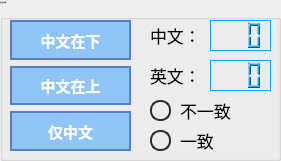
   <widget class="QGroupBox" name="groupBox_3">
    <property name="geometry">
     <rect>
      <x>20</x>
      <y>270</y>
      <width>281</width>
      <height>161</height>
     </rect>
    </property>
    <property name="font">
     <font>
      <family>微软雅黑</family>
      <pointsize>-1</pointsize>
     </font>
    </property>
    <property name="title">
     <string>外挂英文字幕</string>
    </property>
    <widget class="QLabel" name="label_17">
     <property name="geometry">
      <rect>
       <x>150</x>
       <y>20</y>
       <width>61</width>
       <height>31</height>
      </rect>
     </property>
     <property name="font">
      <font>
       <family>微软雅黑</family>
       <pointsize>13</pointsize>
      </font>
     </property>
     <property name="text">
      <string>中文：</string>
     </property>
    </widget>
    <widget class="QLCDNumber" name="cnlinesled">
     <property name="geometry">
      <rect>
       <x>210</x>
       <y>20</y>
       <width>61</width>
       <height>31</height>
      </rect>
     </property>
     <property name="palette">
      <palette>
       <active>
        <colorrole role="WindowText">
         <brush brushstyle="SolidPattern">
          <color alpha="255">
           <red>0</red>
           <green>170</green>
           <blue>255</blue>
          </color>
         </brush>
        </colorrole>
        <colorrole role="Button">
         <brush brushstyle="SolidPattern">
          <color alpha="255">
           <red>179</red>
           <green>216</green>
           <blue>247</blue>
          </color>
         </brush>
        </colorrole>
        <colorrole role="Light">
         <brush brushstyle="SolidPattern">
          <color alpha="255">
           <red>127</red>
           <green>213</green>
           <blue>255</blue>
          </color>
         </brush>
        </colorrole>
        <colorrole role="Midlight">
         <brush brushstyle="SolidPattern">
          <color alpha="255">
           <red>63</red>
           <green>191</green>
           <blue>255</blue>
          </color>
         </brush>
        </colorrole>
        <colorrole role="Dark">
         <brush brushstyle="SolidPattern">
          <color alpha="255">
           <red>0</red>
           <green>85</green>
           <blue>127</blue>
          </color>
         </brush>
        </colorrole>
        <colorrole role="Mid">
         <brush brushstyle="SolidPattern">
          <color alpha="255">
           <red>0</red>
           <green>113</green>
           <blue>170</blue>
          </color>
         </brush>
        </colorrole>
        <colorrole role="Text">
         <brush brushstyle="SolidPattern">
          <color alpha="255">
           <red>0</red>
           <green>0</green>
           <blue>0</blue>
          </color>
         </brush>
        </colorrole>
        <colorrole role="BrightText">
         <brush brushstyle="SolidPattern">
          <color alpha="255">
           <red>255</red>
           <green>255</green>
           <blue>255</blue>
          </color>
         </brush>
        </colorrole>
        <colorrole role="ButtonText">
         <brush brushstyle="SolidPattern">
          <color alpha="255">
           <red>0</red>
           <green>0</green>
           <blue>0</blue>
          </color>
         </brush>
        </colorrole>
        <colorrole role="Base">
         <brush brushstyle="SolidPattern">
          <color alpha="255">
           <red>179</red>
           <green>216</green>
           <blue>247</blue>
          </color>
         </brush>
        </colorrole>
        <colorrole role="Window">
         <brush brushstyle="SolidPattern">
          <color alpha="255">
           <red>179</red>
           <green>216</green>
           <blue>247</blue>
          </color>
         </brush>
        </colorrole>
        <colorrole role="Shadow">
         <brush brushstyle="SolidPattern">
          <color alpha="255">
           <red>0</red>
           <green>0</green>
           <blue>0</blue>
          </color>
         </brush>
        </colorrole>
        <colorrole role="AlternateBase">
         <brush brushstyle="SolidPattern">
          <color alpha="255">
           <red>127</red>
           <green>212</green>
           <blue>255</blue>
          </color>
         </brush>
        </colorrole>
        <colorrole role="ToolTipBase">
         <brush brushstyle="SolidPattern">
          <color alpha="255">
           <red>255</red>
           <green>255</green>
           <blue>220</blue>
          </color>
         </brush>
        </colorrole>
        <colorrole role="ToolTipText">
         <brush brushstyle="SolidPattern">
          <color alpha="255">
           <red>0</red>
           <green>0</green>
           <blue>0</blue>
          </color>
         </brush>
        </colorrole>
        <colorrole role="PlaceholderText">
         <brush brushstyle="SolidPattern">
          <color alpha="128">
           <red>0</red>
           <green>0</green>
           <blue>0</blue>
          </color>
         </brush>
        </colorrole>
       </active>
       <inactive>
        <colorrole role="WindowText">
         <brush brushstyle="SolidPattern">
          <color alpha="255">
           <red>0</red>
           <green>170</green>
           <blue>255</blue>
          </color>
         </brush>
        </colorrole>
        <colorrole role="Button">
         <brush brushstyle="SolidPattern">
          <color alpha="255">
           <red>179</red>
           <green>216</green>
           <blue>247</blue>
          </color>
         </brush>
        </colorrole>
        <colorrole role="Light">
         <brush brushstyle="SolidPattern">
          <color alpha="255">
           <red>127</red>
           <green>213</green>
           <blue>255</blue>
          </color>
         </brush>
        </colorrole>
        <colorrole role="Midlight">
         <brush brushstyle="SolidPattern">
          <color alpha="255">
           <red>63</red>
           <green>191</green>
           <blue>255</blue>
          </color>
         </brush>
        </colorrole>
        <colorrole role="Dark">
         <brush brushstyle="SolidPattern">
          <color alpha="255">
           <red>0</red>
           <green>85</green>
           <blue>127</blue>
          </color>
         </brush>
        </colorrole>
        <colorrole role="Mid">
         <brush brushstyle="SolidPattern">
          <color alpha="255">
           <red>0</red>
           <green>113</green>
           <blue>170</blue>
          </color>
         </brush>
        </colorrole>
        <colorrole role="Text">
         <brush brushstyle="SolidPattern">
          <color alpha="255">
           <red>0</red>
           <green>0</green>
           <blue>0</blue>
          </color>
         </brush>
        </colorrole>
        <colorrole role="BrightText">
         <brush brushstyle="SolidPattern">
          <color alpha="255">
           <red>255</red>
           <green>255</green>
           <blue>255</blue>
          </color>
         </brush>
        </colorrole>
        <colorrole role="ButtonText">
         <brush brushstyle="SolidPattern">
          <color alpha="255">
           <red>0</red>
           <green>0</green>
           <blue>0</blue>
          </color>
         </brush>
        </colorrole>
        <colorrole role="Base">
         <brush brushstyle="SolidPattern">
          <color alpha="255">
           <red>179</red>
           <green>216</green>
           <blue>247</blue>
          </color>
         </brush>
        </colorrole>
        <colorrole role="Window">
         <brush brushstyle="SolidPattern">
          <color alpha="255">
           <red>179</red>
           <green>216</green>
           <blue>247</blue>
          </color>
         </brush>
        </colorrole>
        <colorrole role="Shadow">
         <brush brushstyle="SolidPattern">
          <color alpha="255">
           <red>0</red>
           <green>0</green>
           <blue>0</blue>
          </color>
         </brush>
        </colorrole>
        <colorrole role="AlternateBase">
         <brush brushstyle="SolidPattern">
          <color alpha="255">
           <red>127</red>
           <green>212</green>
           <blue>255</blue>
          </color>
         </brush>
        </colorrole>
        <colorrole role="ToolTipBase">
         <brush brushstyle="SolidPattern">
          <color alpha="255">
           <red>255</red>
           <green>255</green>
           <blue>220</blue>
          </color>
         </brush>
        </colorrole>
        <colorrole role="ToolTipText">
         <brush brushstyle="SolidPattern">
          <color alpha="255">
           <red>0</red>
           <green>0</green>
           <blue>0</blue>
          </color>
         </brush>
        </colorrole>
        <colorrole role="PlaceholderText">
         <brush brushstyle="SolidPattern">
          <color alpha="128">
           <red>0</red>
           <green>0</green>
           <blue>0</blue>
          </color>
         </brush>
        </colorrole>
       </inactive>
       <disabled>
        <colorrole role="WindowText">
         <brush brushstyle="SolidPattern">
          <color alpha="255">
           <red>0</red>
           <green>85</green>
           <blue>127</blue>
          </color>
         </brush>
        </colorrole>
        <colorrole role="Button">
         <brush brushstyle="SolidPattern">
          <color alpha="255">
           <red>179</red>
           <green>216</green>
           <blue>247</blue>
          </color>
         </brush>
        </colorrole>
        <colorrole role="Light">
         <brush brushstyle="SolidPattern">
          <color alpha="255">
           <red>127</red>
           <green>213</green>
           <blue>255</blue>
          </color>
         </brush>
        </colorrole>
        <colorrole role="Midlight">
         <brush brushstyle="SolidPattern">
          <color alpha="255">
           <red>63</red>
           <green>191</green>
           <blue>255</blue>
          </color>
         </brush>
        </colorrole>
        <colorrole role="Dark">
         <brush brushstyle="SolidPattern">
          <color alpha="255">
           <red>0</red>
           <green>85</green>
           <blue>127</blue>
          </color>
         </brush>
        </colorrole>
        <colorrole role="Mid">
         <brush brushstyle="SolidPattern">
          <color alpha="255">
           <red>0</red>
           <green>113</green>
           <blue>170</blue>
          </color>
         </brush>
        </colorrole>
        <colorrole role="Text">
         <brush brushstyle="SolidPattern">
          <color alpha="255">
           <red>0</red>
           <green>85</green>
           <blue>127</blue>
          </color>
         </brush>
        </colorrole>
        <colorrole role="BrightText">
         <brush brushstyle="SolidPattern">
          <color alpha="255">
           <red>255</red>
           <green>255</green>
           <blue>255</blue>
          </color>
         </brush>
        </colorrole>
        <colorrole role="ButtonText">
         <brush brushstyle="SolidPattern">
          <color alpha="255">
           <red>0</red>
           <green>85</green>
           <blue>127</blue>
          </color>
         </brush>
        </colorrole>
        <colorrole role="Base">
         <brush brushstyle="SolidPattern">
          <color alpha="255">
           <red>179</red>
           <green>216</green>
           <blue>247</blue>
          </color>
         </brush>
        </colorrole>
        <colorrole role="Window">
         <brush brushstyle="SolidPattern">
          <color alpha="255">
           <red>179</red>
           <green>216</green>
           <blue>247</blue>
          </color>
         </brush>
        </colorrole>
        <colorrole role="Shadow">
         <brush brushstyle="SolidPattern">
          <color alpha="255">
           <red>0</red>
           <green>0</green>
           <blue>0</blue>
          </color>
         </brush>
        </colorrole>
        <colorrole role="AlternateBase">
         <brush brushstyle="SolidPattern">
          <color alpha="255">
           <red>0</red>
           <green>170</green>
           <blue>255</blue>
          </color>
         </brush>
        </colorrole>
        <colorrole role="ToolTipBase">
         <brush brushstyle="SolidPattern">
          <color alpha="255">
           <red>255</red>
           <green>255</green>
           <blue>220</blue>
          </color>
         </brush>
        </colorrole>
        <colorrole role="ToolTipText">
         <brush brushstyle="SolidPattern">
          <color alpha="255">
           <red>0</red>
           <green>0</green>
           <blue>0</blue>
          </color>
         </brush>
        </colorrole>
        <colorrole role="PlaceholderText">
         <brush brushstyle="SolidPattern">
          <color alpha="128">
           <red>0</red>
           <green>0</green>
           <blue>0</blue>
          </color>
         </brush>
        </colorrole>
       </disabled>
      </palette>
     </property>
     <property name="frameShape">
      <enum>QFrame::Panel</enum>
     </property>
     <property name="frameShadow">
      <enum>QFrame::Plain</enum>
     </property>
     <property name="lineWidth">
      <number>1</number>
     </property>
     <property name="smallDecimalPoint">
      <bool>false</bool>
     </property>
     <property name="digitCount">
      <number>3</number>
     </property>
     <property name="mode">
      <enum>QLCDNumber::Dec</enum>
     </property>
     <property name="segmentStyle">
      <enum>QLCDNumber::Filled</enum>
     </property>
     <property name="intValue" stdset="0">
      <number>0</number>
     </property>
    </widget>
    <widget class="QLabel" name="label_18">
     <property name="geometry">
      <rect>
       <x>150</x>
       <y>60</y>
       <width>61</width>
       <height>31</height>
      </rect>
     </property>
     <property name="font">
      <font>
       <family>微软雅黑</family>
       <pointsize>13</pointsize>
      </font>
     </property>
     <property name="text">
      <string>英文：</string>
     </property>
    </widget>
    <widget class="QLCDNumber" name="enlinesled">
     <property name="geometry">
      <rect>
       <x>210</x>
       <y>60</y>
       <width>61</width>
       <height>31</height>
      </rect>
     </property>
     <property name="palette">
      <palette>
       <active>
        <colorrole role="WindowText">
         <brush brushstyle="SolidPattern">
          <color alpha="255">
           <red>0</red>
           <green>170</green>
           <blue>255</blue>
          </color>
         </brush>
        </colorrole>
        <colorrole role="Button">
         <brush brushstyle="SolidPattern">
          <color alpha="255">
           <red>179</red>
           <green>216</green>
           <blue>247</blue>
          </color>
         </brush>
        </colorrole>
        <colorrole role="Light">
         <brush brushstyle="SolidPattern">
          <color alpha="255">
           <red>127</red>
           <green>213</green>
           <blue>255</blue>
          </color>
         </brush>
        </colorrole>
        <colorrole role="Midlight">
         <brush brushstyle="SolidPattern">
          <color alpha="255">
           <red>63</red>
           <green>191</green>
           <blue>255</blue>
          </color>
         </brush>
        </colorrole>
        <colorrole role="Dark">
         <brush brushstyle="SolidPattern">
          <color alpha="255">
           <red>0</red>
           <green>85</green>
           <blue>127</blue>
          </color>
         </brush>
        </colorrole>
        <colorrole role="Mid">
         <brush brushstyle="SolidPattern">
          <color alpha="255">
           <red>0</red>
           <green>113</green>
           <blue>170</blue>
          </color>
         </brush>
        </colorrole>
        <colorrole role="Text">
         <brush brushstyle="SolidPattern">
          <color alpha="255">
           <red>0</red>
           <green>0</green>
           <blue>0</blue>
          </color>
         </brush>
        </colorrole>
        <colorrole role="BrightText">
         <brush brushstyle="SolidPattern">
          <color alpha="255">
           <red>255</red>
           <green>255</green>
           <blue>255</blue>
          </color>
         </brush>
        </colorrole>
        <colorrole role="ButtonText">
         <brush brushstyle="SolidPattern">
          <color alpha="255">
           <red>0</red>
           <green>0</green>
           <blue>0</blue>
          </color>
         </brush>
        </colorrole>
        <colorrole role="Base">
         <brush brushstyle="SolidPattern">
          <color alpha="255">
           <red>179</red>
           <green>216</green>
           <blue>247</blue>
          </color>
         </brush>
        </colorrole>
        <colorrole role="Window">
         <brush brushstyle="SolidPattern">
          <color alpha="255">
           <red>179</red>
           <green>216</green>
           <blue>247</blue>
          </color>
         </brush>
        </colorrole>
        <colorrole role="Shadow">
         <brush brushstyle="SolidPattern">
          <color alpha="255">
           <red>0</red>
           <green>0</green>
           <blue>0</blue>
          </color>
         </brush>
        </colorrole>
        <colorrole role="AlternateBase">
         <brush brushstyle="SolidPattern">
          <color alpha="255">
           <red>127</red>
           <green>212</green>
           <blue>255</blue>
          </color>
         </brush>
        </colorrole>
        <colorrole role="ToolTipBase">
         <brush brushstyle="SolidPattern">
          <color alpha="255">
           <red>255</red>
           <green>255</green>
           <blue>220</blue>
          </color>
         </brush>
        </colorrole>
        <colorrole role="ToolTipText">
         <brush brushstyle="SolidPattern">
          <color alpha="255">
           <red>0</red>
           <green>0</green>
           <blue>0</blue>
          </color>
         </brush>
        </colorrole>
        <colorrole role="PlaceholderText">
         <brush brushstyle="SolidPattern">
          <color alpha="128">
           <red>0</red>
           <green>0</green>
           <blue>0</blue>
          </color>
         </brush>
        </colorrole>
       </active>
       <inactive>
        <colorrole role="WindowText">
         <brush brushstyle="SolidPattern">
          <color alpha="255">
           <red>0</red>
           <green>170</green>
           <blue>255</blue>
          </color>
         </brush>
        </colorrole>
        <colorrole role="Button">
         <brush brushstyle="SolidPattern">
          <color alpha="255">
           <red>179</red>
           <green>216</green>
           <blue>247</blue>
          </color>
         </brush>
        </colorrole>
        <colorrole role="Light">
         <brush brushstyle="SolidPattern">
          <color alpha="255">
           <red>127</red>
           <green>213</green>
           <blue>255</blue>
          </color>
         </brush>
        </colorrole>
        <colorrole role="Midlight">
         <brush brushstyle="SolidPattern">
          <color alpha="255">
           <red>63</red>
           <green>191</green>
           <blue>255</blue>
          </color>
         </brush>
        </colorrole>
        <colorrole role="Dark">
         <brush brushstyle="SolidPattern">
          <color alpha="255">
           <red>0</red>
           <green>85</green>
           <blue>127</blue>
          </color>
         </brush>
        </colorrole>
        <colorrole role="Mid">
         <brush brushstyle="SolidPattern">
          <color alpha="255">
           <red>0</red>
           <green>113</green>
           <blue>170</blue>
          </color>
         </brush>
        </colorrole>
        <colorrole role="Text">
         <brush brushstyle="SolidPattern">
          <color alpha="255">
           <red>0</red>
           <green>0</green>
           <blue>0</blue>
          </color>
         </brush>
        </colorrole>
        <colorrole role="BrightText">
         <brush brushstyle="SolidPattern">
          <color alpha="255">
           <red>255</red>
           <green>255</green>
           <blue>255</blue>
          </color>
         </brush>
        </colorrole>
        <colorrole role="ButtonText">
         <brush brushstyle="SolidPattern">
          <color alpha="255">
           <red>0</red>
           <green>0</green>
           <blue>0</blue>
          </color>
         </brush>
        </colorrole>
        <colorrole role="Base">
         <brush brushstyle="SolidPattern">
          <color alpha="255">
           <red>179</red>
           <green>216</green>
           <blue>247</blue>
          </color>
         </brush>
        </colorrole>
        <colorrole role="Window">
         <brush brushstyle="SolidPattern">
          <color alpha="255">
           <red>179</red>
           <green>216</green>
           <blue>247</blue>
          </color>
         </brush>
        </colorrole>
        <colorrole role="Shadow">
         <brush brushstyle="SolidPattern">
          <color alpha="255">
           <red>0</red>
           <green>0</green>
           <blue>0</blue>
          </color>
         </brush>
        </colorrole>
        <colorrole role="AlternateBase">
         <brush brushstyle="SolidPattern">
          <color alpha="255">
           <red>127</red>
           <green>212</green>
           <blue>255</blue>
          </color>
         </brush>
        </colorrole>
        <colorrole role="ToolTipBase">
         <brush brushstyle="SolidPattern">
          <color alpha="255">
           <red>255</red>
           <green>255</green>
           <blue>220</blue>
          </color>
         </brush>
        </colorrole>
        <colorrole role="ToolTipText">
         <brush brushstyle="SolidPattern">
          <color alpha="255">
           <red>0</red>
           <green>0</green>
           <blue>0</blue>
          </color>
         </brush>
        </colorrole>
        <colorrole role="PlaceholderText">
         <brush brushstyle="SolidPattern">
          <color alpha="128">
           <red>0</red>
           <green>0</green>
           <blue>0</blue>
          </color>
         </brush>
        </colorrole>
       </inactive>
       <disabled>
        <colorrole role="WindowText">
         <brush brushstyle="SolidPattern">
          <color alpha="255">
           <red>0</red>
           <green>85</green>
           <blue>127</blue>
          </color>
         </brush>
        </colorrole>
        <colorrole role="Button">
         <brush brushstyle="SolidPattern">
          <color alpha="255">
           <red>179</red>
           <green>216</green>
           <blue>247</blue>
          </color>
         </brush>
        </colorrole>
        <colorrole role="Light">
         <brush brushstyle="SolidPattern">
          <color alpha="255">
           <red>127</red>
           <green>213</green>
           <blue>255</blue>
          </color>
         </brush>
        </colorrole>
        <colorrole role="Midlight">
         <brush brushstyle="SolidPattern">
          <color alpha="255">
           <red>63</red>
           <green>191</green>
           <blue>255</blue>
          </color>
         </brush>
        </colorrole>
        <colorrole role="Dark">
         <brush brushstyle="SolidPattern">
          <color alpha="255">
           <red>0</red>
           <green>85</green>
           <blue>127</blue>
          </color>
         </brush>
        </colorrole>
        <colorrole role="Mid">
         <brush brushstyle="SolidPattern">
          <color alpha="255">
           <red>0</red>
           <green>113</green>
           <blue>170</blue>
          </color>
         </brush>
        </colorrole>
        <colorrole role="Text">
         <brush brushstyle="SolidPattern">
          <color alpha="255">
           <red>0</red>
           <green>85</green>
           <blue>127</blue>
          </color>
         </brush>
        </colorrole>
        <colorrole role="BrightText">
         <brush brushstyle="SolidPattern">
          <color alpha="255">
           <red>255</red>
           <green>255</green>
           <blue>255</blue>
          </color>
         </brush>
        </colorrole>
        <colorrole role="ButtonText">
         <brush brushstyle="SolidPattern">
          <color alpha="255">
           <red>0</red>
           <green>85</green>
           <blue>127</blue>
          </color>
         </brush>
        </colorrole>
        <colorrole role="Base">
         <brush brushstyle="SolidPattern">
          <color alpha="255">
           <red>179</red>
           <green>216</green>
           <blue>247</blue>
          </color>
         </brush>
        </colorrole>
        <colorrole role="Window">
         <brush brushstyle="SolidPattern">
          <color alpha="255">
           <red>179</red>
           <green>216</green>
           <blue>247</blue>
          </color>
         </brush>
        </colorrole>
        <colorrole role="Shadow">
         <brush brushstyle="SolidPattern">
          <color alpha="255">
           <red>0</red>
           <green>0</green>
           <blue>0</blue>
          </color>
         </brush>
        </colorrole>
        <colorrole role="AlternateBase">
         <brush brushstyle="SolidPattern">
          <color alpha="255">
           <red>0</red>
           <green>170</green>
           <blue>255</blue>
          </color>
         </brush>
        </colorrole>
        <colorrole role="ToolTipBase">
         <brush brushstyle="SolidPattern">
          <color alpha="255">
           <red>255</red>
           <green>255</green>
           <blue>220</blue>
          </color>
         </brush>
        </colorrole>
        <colorrole role="ToolTipText">
         <brush brushstyle="SolidPattern">
          <color alpha="255">
           <red>0</red>
           <green>0</green>
           <blue>0</blue>
          </color>
         </brush>
        </colorrole>
        <colorrole role="PlaceholderText">
         <brush brushstyle="SolidPattern">
          <color alpha="128">
           <red>0</red>
           <green>0</green>
           <blue>0</blue>
          </color>
         </brush>
        </colorrole>
       </disabled>
      </palette>
     </property>
     <property name="frameShape">
      <enum>QFrame::Panel</enum>
     </property>
     <property name="frameShadow">
      <enum>QFrame::Plain</enum>
     </property>
     <property name="lineWidth">
      <number>1</number>
     </property>
     <property name="smallDecimalPoint">
      <bool>false</bool>
     </property>
     <property name="digitCount">
      <number>3</number>
     </property>
     <property name="mode">
      <enum>QLCDNumber::Dec</enum>
     </property>
     <property name="segmentStyle">
      <enum>QLCDNumber::Filled</enum>
     </property>
     <property name="intValue" stdset="0">
      <number>0</number>
     </property>
    </widget>
    <widget class="QLabel" name="notsame">
     <property name="geometry">
      <rect>
       <x>150</x>
       <y>100</y>
       <width>21</width>
       <height>21</height>
      </rect>
     </property>
     <property name="styleSheet">
      <string notr="true">border:solid;
border-width:2px;
border-color:rgb(44,43,41);
border-radius:10px;
background:rgb(255, 0, 0,0)</string>
     </property>
     <property name="text">
      <string/>
     </property>
    </widget>
    <widget class="QLabel" name="same">
     <property name="geometry">
      <rect>
       <x>150</x>
       <y>130</y>
       <width>21</width>
       <height>21</height>
      </rect>
     </property>
     <property name="styleSheet">
      <string notr="true">border:solid;
border-width:2px;
border-color:rgb(44,43,41);
border-radius:10px;
background:rgb(9, 247,104,0)</string>
     </property>
     <property name="text">
      <string/>
     </property>
    </widget>
    <widget class="QLabel" name="label_20">
     <property name="geometry">
      <rect>
       <x>180</x>
       <y>125</y>
       <width>61</width>
       <height>31</height>
      </rect>
     </property>
     <property name="font">
      <font>
       <family>微软雅黑</family>
       <pointsize>13</pointsize>
      </font>
     </property>
     <property name="text">
      <string>一致</string>
     </property>
    </widget>
    <widget class="QLabel" name="label_19">
     <property name="geometry">
      <rect>
       <x>180</x>
       <y>95</y>
       <width>81</width>
       <height>31</height>
      </rect>
     </property>
     <property name="font">
      <font>
       <family>微软雅黑</family>
       <pointsize>13</pointsize>
      </font>
     </property>
     <property name="text">
      <string>不一致</string>
     </property>
    </widget>
    <widget class="QWidget" name="verticalLayoutWidget">
     <property name="geometry">
      <rect>
       <x>10</x>
       <y>20</y>
       <width>121</width>
       <height>131</height>
      </rect>
     </property>
     <layout class="QVBoxLayout" name="verticalLayout">
      <property name="rightMargin">
       <number>0</number>
      </property>
      <item>
       <widget class="QPushButton" name="enontop">
        <property name="sizePolicy">
         <sizepolicy hsizetype="Preferred" vsizetype="Expanding">
          <horstretch>0</horstretch>
          <verstretch>0</verstretch>
         </sizepolicy>
        </property>
        <property name="font">
         <font>
          <family>微软雅黑</family>
          <pointsize>11</pointsize>
          <weight>75</weight>
          <bold>true</bold>
         </font>
        </property>
        <property name="styleSheet">
         <string notr="true">QPushButton{
        border: solid;
		border-width:2px;
		border-color:rgb(84,127,201);
}

QPushButton:enabled:hover
{
        background: rgb(104, 167, 218);
        color: white;
}

QPushButton:enabled 
{
        background: rgb(144, 197, 248);
        color: white;
}

QPushButton:enabled:pressed{
        background: rgb(124, 147, 255);
		border-color:rgb(104,147,231);
}</string>
        </property>
        <property name="text">
         <string>中文在下</string>
        </property>
       </widget>
      </item>
      <item>
       <widget class="QPushButton" name="cnontop">
        <property name="sizePolicy">
         <sizepolicy hsizetype="Expanding" vsizetype="Expanding">
          <horstretch>0</horstretch>
          <verstretch>0</verstretch>
         </sizepolicy>
        </property>
        <property name="font">
         <font>
          <family>微软雅黑</family>
          <pointsize>11</pointsize>
          <weight>75</weight>
          <bold>true</bold>
         </font>
        </property>
        <property name="styleSheet">
         <string notr="true">QPushButton{
        border: solid;
		border-width:2px;
		border-color:rgb(84,127,201);
}

QPushButton:enabled:hover
{
        background: rgb(104, 167, 218);
        color: white;
}

QPushButton:enabled 
{
        background: rgb(144, 197, 248);
        color: white;
}

QPushButton:enabled:pressed{
        background: rgb(124, 147, 255);
		border-color:rgb(104,147,231);
}</string>
        </property>
        <property name="text">
         <string>中文在上</string>
        </property>
       </widget>
      </item>
      <item>
       <widget class="QPushButton" name="cnonly">
        <property name="sizePolicy">
         <sizepolicy hsizetype="Expanding" vsizetype="Expanding">
          <horstretch>0</horstretch>
          <verstretch>0</verstretch>
         </sizepolicy>
        </property>
        <property name="font">
         <font>
          <family>微软雅黑</family>
          <pointsize>11</pointsize>
          <weight>75</weight>
          <bold>true</bold>
         </font>
        </property>
        <property name="styleSheet">
         <string notr="true">QPushButton{
        border: solid;
		border-width:2px;
		border-color:rgb(84,127,201);
}

QPushButton:enabled:hover
{
        background: rgb(104, 167, 218);
        color: white;
}

QPushButton:enabled 
{
        background: rgb(144, 197, 248);
        color: white;
}

QPushButton:enabled:pressed{
        background: rgb(124, 147, 255);
		border-color:rgb(104,147,231);
}</string>
        </property>
        <property name="text">
         <string>仅中文</string>
        </property>
       </widget>
      </item>
     </layout>
    </widget>
   </widget>
